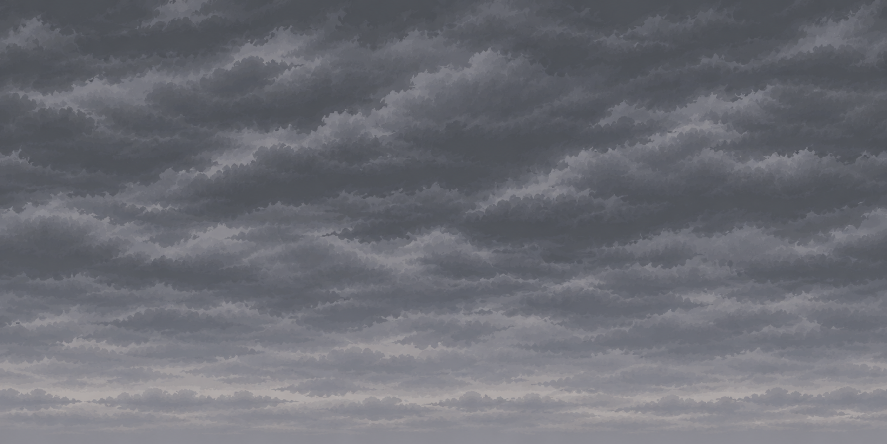
#> input picture art/ART-SURF-001/01-sky.png, 1774 x 887 px (shown at 1/2 size); the run also reads 4 pictures not shown here
$ python prep_s1.py
#> lines starting #> are read from the running program, lines starting #| are printed output that depends on the picture; after the words box and inside, x2 and y2 are one past the last pixel; in counts of white or black regions, pixels touching at a corner belong together
#!/usr/bin/env python3
"""S1-ART: подготовка игровых ассетов улицы S1 «Дворы» из утверждённых исходников art/ART-SURF-001/.

Запуск (нужны Python 3, Pillow, numpy; в CI не нужен):  python3 tools/art/prep_s1.py
Результат: art/s1/game/*.png + art/s1/game/meta.json. Потом: node tools/art/pack.mjs → src/24-s1-art.js.

Исходники не меняются. Для каждого куска:
  1) магента-фон → прозрачность, розовая кайма снимается (альфа из «магентовости», цвет очищается);
  2) уменьшение в игровые пиксели (BOX, с учётом альфы) — без растягивания при отрисовке;
  3) альфа двоичная (пиксель-арт), полупрозрачной розовой каймы не остаётся;
  4) проверка: ни одного видимого пикселя с розовым оттенком (pink = 0 в meta.json).
Масштабы — реальные: Глеб 40 px = 1,75 м (≈ 22,9 px/м), этаж 64 px.
"""
import json, os, sys
import numpy as np
from PIL import Image

ROOT = os.path.abspath(os.path.join(os.path.dirname(__file__), '..', '..'))
SRC = os.path.join(ROOT, 'art', 'ART-SURF-001')
OUT = os.path.join(ROOT, 'art', 's1', 'game')
FILES = {'sky': '01-sky.png', 'far': '02-far-city.png', 'yard': '03-yard-long-house.png', 'houses': '04-houses-street.png',
         'ground': '05-ground.png', 'garage': '06-garage-closed.png'}
K_HOUSE = 64 / 119          # этаж исходника 119 px (швы панелей 116/235/355/470) → 64 px
PX_M = 40 / 1.75            # игровых px на метр


def keyed(name):
    """RGBA float [0..1] с удалённой магентой и очищенной каймой."""
#> called with name = 'sky'
    a = np.asarray(Image.open(os.path.join(SRC, FILES[name])).convert('RGB')).astype(np.float32) / 255
    r, g, b = a[..., 0], a[..., 1], a[..., 2]
    m = np.clip(np.minimum(r, b) - g, 0, 1)                    # «магентовость»: фон ≈ 1, серое/ржавое ≈ 0
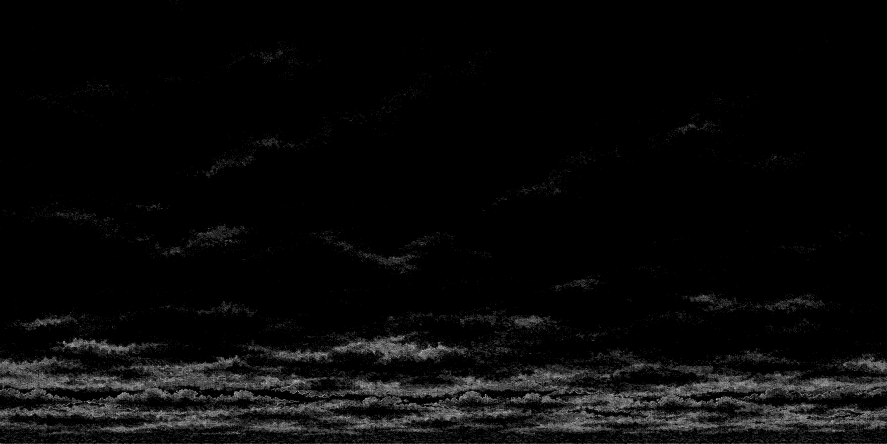
#> m: shape (887, 1774) float32 (shown at 1/2 size); min 0, max 0.0275, mean 0.000967; drawn with min black and max white
    alpha = np.clip(1 - (m - 0.10) / 0.45, 0, 1)                # m ≤ 0.10 — непрозрачно, m ≥ 0.55 — фон
#> alpha: shape (887, 1774) float32; every value is 1
    keep = alpha > 0
#> keep: shape (887, 1774) bool; every value is 1
    # убрать вклад магенты (1,0,1) из полупрозрачных пикселей: c = (c − (1−α)·M) / α
    for ch, mv in ((0, 1.0), (1, 0.0), (2, 1.0)):
        c = a[..., ch]
        a[..., ch] = np.where(keep, np.clip((c - (1 - alpha) * mv) / np.maximum(alpha, 1e-3), 0, 1), 0)
    # остаточный розовый отлив на краях: подтянуть R и B к G там, где их больше обоих
    r, g, b = a[..., 0], a[..., 1], a[..., 2]
    pinkish = (np.minimum(r, b) - g) > 0.03
#> pinkish: shape (887, 1774) bool; every value is 0
    lo = np.maximum(g, np.minimum(r, b) - 0.03)
    a[..., 0] = np.where(pinkish, np.minimum(r, lo + (r - np.minimum(r, b))), r)
    a[..., 2] = np.where(pinkish, np.minimum(b, lo + (b - np.minimum(r, b))), b)
    return np.dstack([a[..., :3], alpha])


def unlight(arr, cx, cy, rad):
    """S1-ART-FINAL: электричества нет — погасить лампу над подъездом и жёлтый ореол (корпус и решётка остаются).
    В радиусе rad от лампы тёплый свет плавно сводится к холодному серому той же формы; в центре стекло тёмное."""
    h, w = arr.shape[:2]
    y0, y1, x0, x1 = max(0, cy - rad), min(h, cy + rad), max(0, cx - rad), min(w, cx + rad)
    sub = arr[y0:y1, x0:x1]
    yy, xx = np.mgrid[y0:y1, x0:x1]
    d = np.sqrt((xx - cx) ** 2 + ((yy - cy) * np.where(yy > cy, 0.8, 1.25)) ** 2)   # вниз (на дверь) свет растекался дальше
    f = np.clip(1 - d / rad, 0, 1) ** 1.2                            # сила ореола: 1 у лампы → 0 на краю
    rgb = sub[..., :3]
    lum = rgb @ np.array([0.30, 0.59, 0.11], np.float32)
    warm = np.clip((rgb[..., 0] - rgb[..., 2]) * 4, 0, 1)            # только тёплые (освещённые) пиксели
    k = (f * (0.35 + 0.65 * warm))[..., None]
    grey = np.dstack([lum * 0.62, lum * 0.63, lum * 0.66])           # без света: темнее и холоднее
    core = (d < rad * 0.22)[..., None] & (lum > 0.45)[..., None]     # раскалённое стекло → тёмное стекло
    out = rgb * (1 - k) + grey * k
    out = np.where(core, np.dstack([lum * 0.32 + 0.08, lum * 0.32 + 0.08, lum * 0.34 + 0.09]), out)
    sub[..., :3] = np.clip(out, 0, 1)
    return arr


def crop_scale(arr, box, scale=None, size=None):
#> called with box = (0, 0, 1774, 887), size = (1016, 508)
    x0, y0, x1, y1 = box
    sub = arr[y0:y1, x0:x1]
    h, w = sub.shape[:2]
#> h = 887; w = 1774
    if size is None:
        size = (max(1, round(w * scale)), max(1, round(h * scale)))
    pre = (sub * 255).astype(np.uint8)
    im = Image.fromarray(pre, 'RGBA').convert('RGBa')           # усреднение с учётом альфы (премультипликация)
    im = im.resize(size, Image.BOX).convert('RGBA')
    out = np.asarray(im).astype(np.float32) / 255
    out[..., 3] = (out[..., 3] >= 0.5).astype(np.float32)       # двоичная альфа
    out[..., :3] *= out[..., 3:4]
    return out


def to_img(arr):
    return Image.fromarray((np.clip(arr, 0, 1) * 255 + 0.5).astype(np.uint8), 'RGBA')
#> returned value: PIL image 1016x372 RGBA


def pink_count(arr):
    r, g, b, al = arr[..., 0], arr[..., 1], arr[..., 2], arr[..., 3]
    return int(((al > 0) & (r - g > 0.16) & (b - g > 0.16)).sum())


def png8(arr):
    """PNG8: 255 цветов (octree, без дизеринга) + индекс прозрачности. Средняя ошибка ≤ ~4/255 — на глаз без потерь."""
    im = to_img(arr)
    alpha = np.asarray(im.getchannel('A'))
#> alpha: shape (372, 1016); every value is 255
    q = im.convert('RGB').quantize(255, method=Image.Quantize.FASTOCTREE, dither=Image.Dither.NONE)
    idx = np.asarray(q).copy()
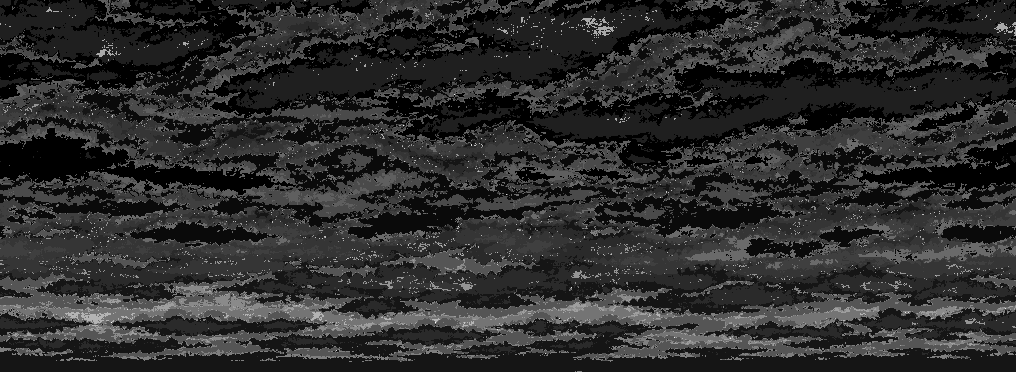
#> idx: shape (372, 1016); min 0, max 24, mean 4.3; drawn with min black and max white
    idx[alpha == 0] = 255
    out = Image.fromarray(idx.astype(np.uint8), 'P')
#> out: PIL image 1016x372 P; every value is 0
    pal = q.getpalette()[:765]
#> pal = 765 values, max 181 at index 72, min 0 at index 75, mean 12.81
    out.putpalette(pal + [0] * (768 - len(pal)))
    back = np.asarray(out.convert('RGBA')).astype(np.float32) / 255
    back[..., 3] = (alpha > 0)
    return out, back


def save(name, arr, meta, extra=None):
    os.makedirs(OUT, exist_ok=True)
    p = os.path.join(OUT, name + '.png')
    out, back = png8(arr)
    out.save(p, optimize=True, transparency=255)
    err = float(np.abs(back[..., :3] - arr[..., :3])[arr[..., 3] > 0].mean() * 255) if (arr[..., 3] > 0).any() else 0.0
#> err = 1.78
    meta['images'][name] = {'w': int(arr.shape[1]), 'h': int(arr.shape[0]), 'pink': pink_count(back), 'err': round(err, 2), 'bytes': os.path.getsize(p)}
#> in pink_count, `r, g, b, al = arr[..., 0], arr[..., 1], arr[..., 2], arr[..., 3]`: al: shape (372, 1016) float32; every value is 1
    if extra:
        meta['images'][name].update(extra)


def main():
    meta = {'note': 'Сгенерировано tools/art/prep_s1.py из art/ART-SURF-001 — не править руками', 'scale': {'house': K_HOUSE, 'pxPerM': PX_M}, 'images': {}}
    # --- небо: нижняя (светлая к горизонту) часть облаков, ширина слоя S1 (p 0,06) ---
    sky = keyed('sky')
    s = crop_scale(sky, (0, 0, 1774, 887), size=(1016, 508))
    save('sky', s[508 - 372:], meta)
    # --- дальний город: весь силуэт по ширине слоя (p 0,22): без повторов и швов ---
    far = keyed('far')
#> call 2 of keyed, with name = 'far'
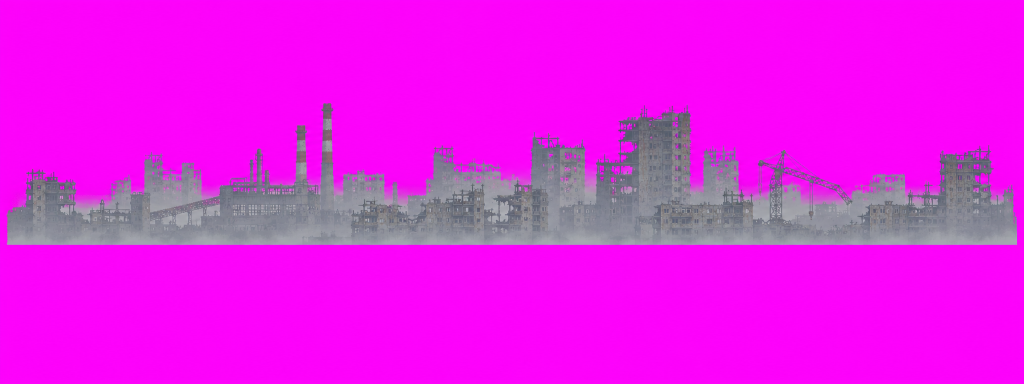
#> input picture art/ART-SURF-001/02-far-city.png, 2048 x 768 px (shown at 1/2 size)
#> in keyed (call 2), `keep = alpha > 0`:
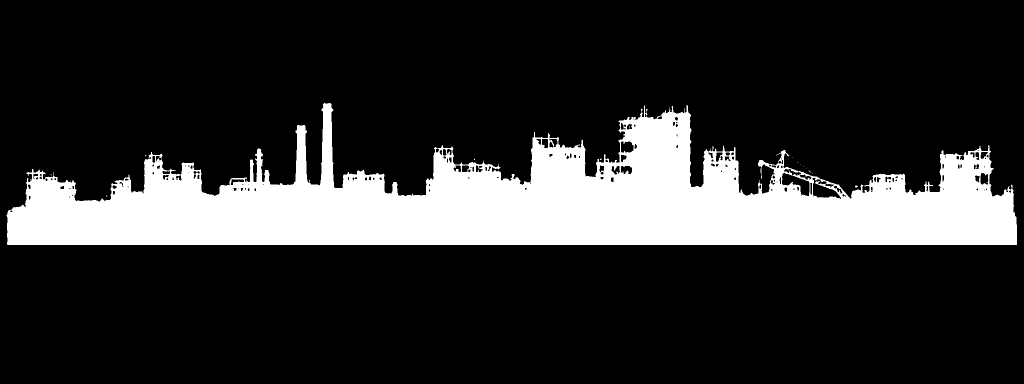
#> keep: shape (768, 2048) bool (shown at 1/2 size); 18.8% white; 18 white regions (17 under 20 px), largest, box (x1, y1, x2, y2) and area: (13, 206, 2034, 490) 294847
#> in keyed (call 2), `pinkish = (np.minimum(r, b) - g) > 0.03`: pinkish: shape (768, 2048) bool; 1.4% white; 1205 white regions (1025 under 20 px), largest, box (x1, y1, x2, y2) and area: (922, 341, 1039, 379) 1234, (1727, 349, 1808, 389) 837, (1415, 301, 1473, 367) 610
#> in keyed (call 2), `a[..., 0] = np.where(pinkish, np.minimum(r, lo + (r - np.minimum(r, b)..`:
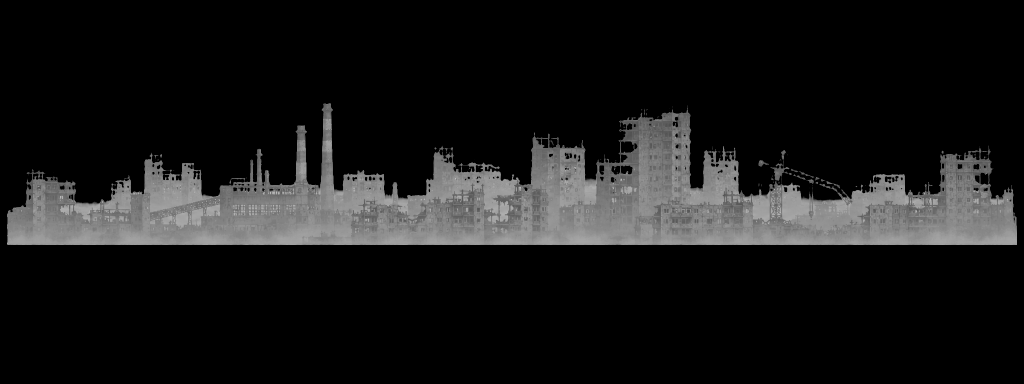
#> r: shape (768, 2048) float32 (shown at 1/2 size); min 0, max 0.923, mean 0.0947
#> in keyed (call 2), `a[..., 2] = np.where(pinkish, np.minimum(b, lo + (b - np.minimum(r, b)..`: b: shape (768, 2048) float32; min 0, max 0.859, mean 0.104
#> in keyed (call 2), `return np.dstack([a[..., :3], alpha])`:
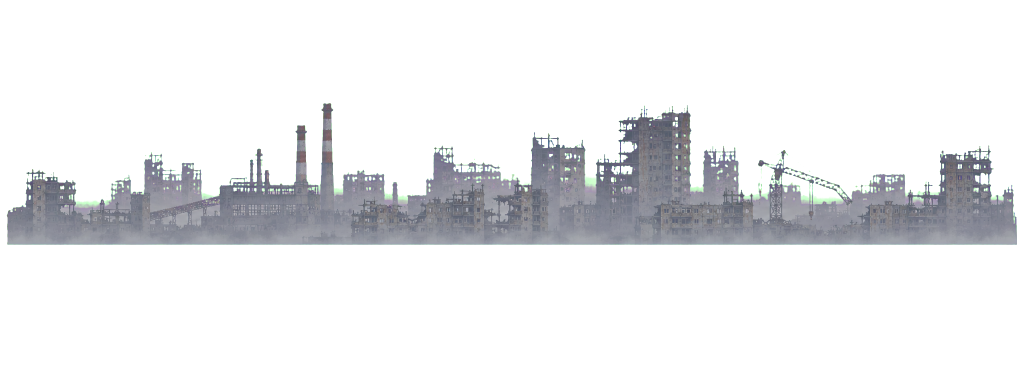
#> returned value: shape (768, 2048, 4) float32 (shown at 1/2 size); mean of channels 0, 1, 2, 3 0.0947, 0.102, 0.104, 0.179; transparent parts drawn white
    save('far', crop_scale(far, (14, 200, 2034, 490), size=(1592, round(290 * 1592 / 2020))), meta)
#> call 2 of crop_scale, with box = (14, 200, 2034, 490), size = (1592, 229)
#> in crop_scale (call 2), `im = im.resize(size, Image.BOX).convert('RGBA')`:
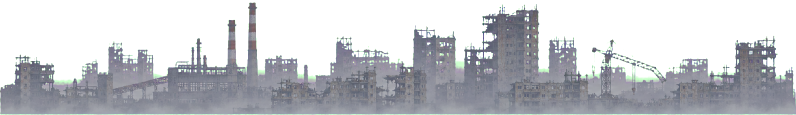
#> im: PIL image 1592x229 RGBA (shown at 1/2 size); mean R, G, B, A 65.1, 70.3, 71.8, 122.7; transparent parts drawn white
    # --- длинный дом за площадкой: верх (дом и кроны) для среднего плана (p 0,5) ---
    yard = keyed('yard')
    save('mid', crop_scale(yard, (16, 150, 2268, 456), 0.57), meta)
    # --- двор целиком (дом, деревья, рабица, ворота, горки, беседка) для заднего плана (p 0,76) ---
    save('yard', crop_scale(yard, (16, 150, 2268, 606), 0.30), meta)
    # --- дома: две пятиэтажки-исходника в масштабе этажа 64 px; ячейки режет игра по meta ---
    hs = keyed('houses')
    unlight(hs, 725, 477, 60)                                      # лампа над подъездом дома A (все подъезды S1 и башня на заднем плане)
    k = K_HOUSE
    for nm, (x0, x1) in {'houseA': (504, 1012), 'houseB': (1570, 1992)}.items():
        save(nm, crop_scale(hs, (x0, 40, x1, 640), k), meta, {'origin': [x0, 40]})
#> this loop made 2 passes
    # разметка ячеек в координатах исходника → игровые (масштаб k, начало — origin)
    def R(x0, y0, x1, y1, ox, oy=40):
        return [round((x0 - ox) * k), round((y0 - oy) * k), round((x1 - ox) * k) - round((x0 - ox) * k), round((y1 - oy) * k) - round((y0 - oy) * k)]
    rows = [(116, 235), (235, 355), (355, 470)]
    BASE, ROOF = 628, 46        # S1-ART-ALIGN: земля исходника (низ цоколя, ступеней, колёс) y 628; крыша без кончиков труб — дом влезает в слой
    meta['cells'] = {
        'upper': {   # ячейка = колонка × этаж; тип колонки: balc (с балконами, широкая) / win
            'balc': [{'img': 'houseA', 'r': [R(520, a, 668, b, 504) for a, b in rows]},
                     {'img': 'houseA', 'r': [R(862, a, 997, b, 504) for a, b in rows]},
                     {'img': 'houseB', 'r': [R(1820, a, 1976, b, 1570) for a, b in rows]}],
            'win':  [{'img': 'houseA', 'r': [R(668, a, 763, b, 504) for a, b in rows]},
                     {'img': 'houseA', 'r': [R(763, a, 862, b, 504) for a, b in rows]},
                     {'img': 'houseB', 'r': [R(1584, a, 1700, b, 1570) for a, b in rows]},
                     {'img': 'houseB', 'r': [R(1700, a, 1820, b, 1570) for a, b in rows]}]},
        'ground': {  # первый этаж с цоколем до земли (470–628): окна без скамеек и урн
            'balc': [{'img': 'houseB', 'r': R(1820, 470, 1976, BASE, 1570)}, {'img': 'houseA', 'r': R(520, 470, 645, BASE, 504)}],
            'win':  [{'img': 'houseB', 'r': R(1584, 470, 1700, BASE, 1570)}, {'img': 'houseB', 'r': R(1700, 470, 1820, BASE, 1570)}]},
        'entrance': {'img': 'houseA', 'r': R(645, 440, 800, BASE, 504)},         # козырёк, фонарь, дверь, ступени до тротуара
        'roof': [{'img': 'houseA', 'r': R(520, ROOF, 997, 116, 504)}, {'img': 'houseB', 'r': R(1584, ROOF, 1976, 116, 1570)}],
        # торцы: x-полоса и вертикальные куски [y, h] — крыша, три этажа, первый этаж (в координатах houseA)
        'endL': {'img': 'houseA', 'x': R(506, 0, 520, 1, 504)[0], 'w': R(506, 0, 520, 1, 504)[2], 'segs': [R(0, a, 1, b, 0)[1::2] for a, b in [(ROOF, 116)] + rows + [(470, BASE)]]},
        'endR': {'img': 'houseA', 'x': R(997, 0, 1010, 1, 504)[0], 'w': R(997, 0, 1010, 1, 504)[2], 'segs': [R(0, a, 1, b, 0)[1::2] for a, b in [(ROOF, 116)] + rows + [(470, BASE)]]},
        'walk': {'img': 'houseA', 'r': R(520, BASE, 997, 640, 504)},             # только бордюр и плитка ниже земли
    }
    # --- предметы в реальном масштабе (м → px) ---
    def prop(name, src, box, metres, axis='w', mask=()):
        arr = src
        if mask:                                                   # соседние предметы исходника, попавшие в рамку, — убрать
            arr = src.copy()
            for x0, y0, x1, y1 in mask: arr[y0:y1, x0:x1] = 0
        span = (box[2] - box[0]) if axis == 'w' else (box[3] - box[1])
        save(name, crop_scale(arr, box, metres * PX_M / span), meta)
    prop('car', hs, (1048, 536, 1280, 634), 4.1)               # ВАЗ-2101: 4,1 м
    prop('lamp', hs, (1020, 226, 1116, 630), 8.0, 'h', mask=[(1046, 528, 1116, 630)])         # фонарь 8 м
    prop('pole', hs, (2036, 92, 2140, 634), 9.0, 'h', mask=[(2036, 556, 2049, 634), (2071, 490, 2140, 634), (2078, 92, 2140, 196)])   # S1-ART-FINAL: и верх столба сетки (505–556), висел в воздухе          # столб 9 м
    prop('tree', hs, (296, 108, 522, 634), 11.0, 'h', mask=[(296, 462, 447, 634)])          # дерево 11 м
    prop('bench', hs, (838, 556, 962, 630), 1.9)               # скамейка 1,9 м (до земли y 628)
    prop('urn', hs, (800, 576, 842, 630), 0.55)
    prop('tires', hs, (1280, 544, 1330, 634), 0.65, mask=[(1280, 544, 1288, 600)])
    prop('bags', hs, (1330, 572, 1410, 634), 1.1)
    prop('crate', hs, (2068, 574, 2142, 634), 0.9)
    prop('rubble', hs, (0, 452, 252, 634), 6.0, mask=[(238, 462, 252, 634)])
    garage = keyed('garage')
    prop('garage', garage, (292, 196, 1158, 892), 3.6)          # металлический гараж 3,6 м
    # --- земля: полоса асфальта с лужами (бесшовная по краям за счёт перекрытия в игре) и клочья травы ---
    gr = keyed('ground')
    save('asphalt', crop_scale(gr, (0, 562, 2506, 627), 0.5), meta)
    for i, box in enumerate([(0, 480, 300, 600), (640, 490, 900, 596), (1400, 490, 1760, 596), (2100, 470, 2506, 610)]):
        save(f'clump{i}', crop_scale(gr, box, 0.42), meta)
#> this loop made 4 passes
    bad = {n: v['pink'] for n, v in meta['images'].items() if v['pink']}
    meta['totalBytes'] = sum(v['bytes'] for v in meta['images'].values())
    with open(os.path.join(OUT, 'meta.json'), 'w', encoding='utf-8') as f:
        json.dump(meta, f, ensure_ascii=False, indent=1)
    for n, v in meta['images'].items():
        print(f"{n:9s} {v['w']:5d}x{v['h']:<4d} {v['bytes'] / 1024:7.1f} КБ  pink={v['pink']}")
    print(f"ИТОГО {meta['totalBytes'] / 1024:.0f} КБ PNG")
    if bad:
        print('FAIL  розовые пиксели:', bad); sys.exit(1)


if __name__ == '__main__':
    main()
